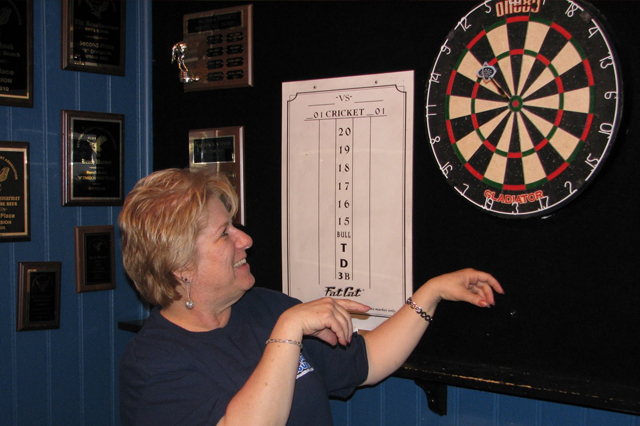
//> input picture IPCV_CW_Submit/dart0.jpg, 640 x 426 px
$ ./darts dart0.jpg   (built with g++ and OpenCV 4)
//> lines starting //> are read from the running program, lines starting //| are printed output that depends on the picture; after the words box and inside, x2 and y2 are one past the last pixel; in counts of white or black regions, pixels touching at a corner belong together
/////////////////////////////////////////////////////////////////////////////
//
// COMS30121 - dartboard.cpp
//
/////////////////////////////////////////////////////////////////////////////

// header inclusion
#include <stdio.h>
#include "opencv2/objdetect/objdetect.hpp"
#include "opencv2/opencv.hpp"
#include "opencv2/core/core.hpp"
#include "opencv2/highgui/highgui.hpp"
#include "opencv2/imgproc/imgproc.hpp"
#include <iostream>
#include <string.h>
#include <stdio.h>

using namespace std;
using namespace cv;

/** Function Headers */
int pullNum(const char* name);
bool rectIntersect(Rect r1, Rect r2, int thresh);
vector<Rect> getTruths( int index );
void detectAndDisplay( Mat frame, vector<Rect> gt );
void groundTruthDraw(Mat frame, vector<Rect> gt);
vector<Rect> getGT(const char* name);

/** Global variables */
String cascade_name = "dartcascade/cascade.xml";
CascadeClassifier cascade;


/** @function main */
int main( int argc, const char** argv )
{
       // 1. Read Input Image
	Mat frame = imread(argv[1], CV_LOAD_IMAGE_COLOR);
//> frame is the input picture: 426 rows x 640 cols, CV_8UC3; mean B, G, R 55.7, 56.9, 65.9

	vector<Rect> gt;

	//Getting correct ground truths for loaded image
	pullNum(argv[1]);
	gt = getGT(argv[1]);
//> gt = 1 Rect (x, y, width, height): [452, 17, 150, 179]
	if (gt.size() == 0) return -1; //Invalid file-name

	// 2. Load the Strong Classifier in a structure called `Cascade'
	if( !cascade.load( cascade_name ) ){ printf("--(!)Error loading\n"); return -1; };

	// 3. Detect dartboards and Display Result
	detectAndDisplay( frame, gt );
	// Draw ground truth rectangles on image
	groundTruthDraw(frame, gt);
	// 4. Save Result Image
	// cout << frame.cols << " " << frame.rows << endl;
	imwrite( "dart_detected.jpg", frame );

	return 0;
}

// [9 lines of commented-out code are left out]
int pullNum(const char* name) {
	int num = 0;
	int unit = 1;
	for (int i = strlen(name) - 5; name[i] > 47 && name[i] < 58; i--) {
		num += (name[i] - 48) * unit;
		unit *= 10;
	}
	return num;
}

vector<Rect> getGT(const char* name) {
	// [16 lines of commented-out code are left out]
	int index = pullNum(name);
	if (index < 0 || index > 16) {
		vector<Rect> none(0);
		return none;
	}
	return getTruths(index);
}

bool rectIntersect(Rect r1, Rect r2, double thresh) {
	//Returns a boolean indicating if the area
	//shared by both rectangles is greater than the threshold
	return ((float) (r1 & r2).area()/(r1|r2).area() > thresh);
}

vector<Rect> getTruths(int index) {
	vector< vector<Rect> > gt(16);
	//Adding ground truth location of dartboards for each image
	gt[0].push_back(Rect(452, 17, 150, 179));
	gt[1].push_back(Rect(193, 134, 201, 191));
	gt[2].push_back(Rect(102, 100, 91, 85));
	gt[3].push_back(Rect(325, 151, 66, 68));
	gt[4].push_back(Rect(175, 90, 210, 209));
	gt[5].push_back(Rect(435, 142, 100, 107));
	gt[6].push_back(Rect(203, 112, 78, 75));
	gt[7].push_back(Rect(248, 163, 160, 163));
	gt[8].push_back(Rect(835, 220, 124, 118));
	gt[8].push_back(Rect(61, 251, 76, 96));
	gt[9].push_back(Rect(195, 38, 248, 248));
	gt[10].push_back(Rect(912, 146, 41, 75));
	gt[10].push_back(Rect(578, 127, 67, 89));
	gt[10].push_back(Rect(91, 103, 103, 115));
	gt[11].push_back(Rect(161, 98, 82, 81));
	gt[11].push_back(Rect(436, 111, 53, 77)); //Maybe too hidden to expect detection
	gt[12].push_back(Rect(154, 72, 66, 146));
	gt[13].push_back(Rect(269, 119, 139, 136));
	gt[14].push_back(Rect(114, 98, 139, 132));
	gt[14].push_back(Rect(982, 95, 135, 125));
	gt[15].push_back(Rect(155, 49, 132, 150));
	return gt[index];
}

void groundTruthDraw(Mat frame, vector<Rect> gt) {
	for (int i = 0; i < gt.size(); i++) {
		rectangle(frame, Point(gt[i].x, gt[i].y), Point(gt[i].x + gt[i].width, gt[i].y + gt[i].height), Scalar( 0, 0, 255 ), 2);
	}
}

/** @function detectAndDisplay */
void detectAndDisplay( Mat frame , vector<Rect> gt)
{
	std::vector<Rect> darts;
	Mat frame_gray;
	int truePos = 0;
	int dartCount = gt.size();
//> dartCount = 1

	// 1. Prepare Image by turning it into Grayscale and normalising lighting
	cvtColor( frame, frame_gray, CV_BGR2GRAY );
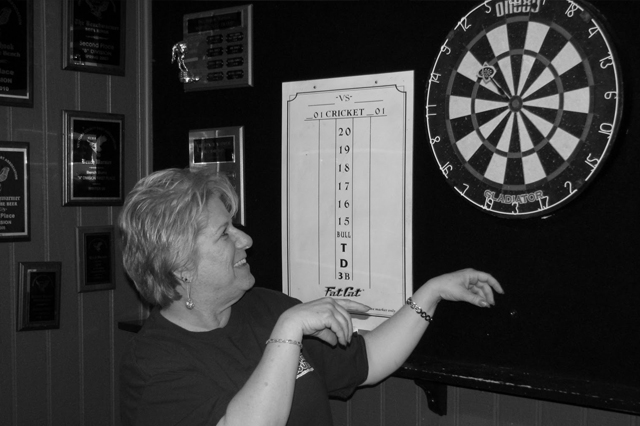
//> frame_gray: 426 rows x 640 cols, CV_8UC1; min 0, max 251, mean 59.4
	equalizeHist( frame_gray, frame_gray );
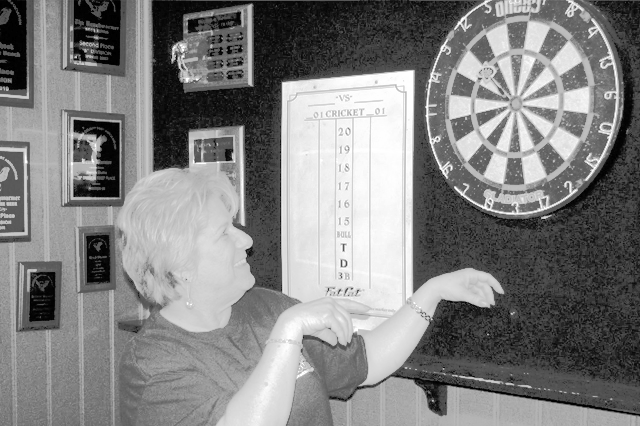
//> frame_gray: 426 rows x 640 cols, CV_8UC1; min 0, max 255, mean 129.4

	// 2. Perform Viola-Jones Object Detection
	cascade.detectMultiScale( frame_gray, darts, 1.1, 1, 0|CV_HAAR_SCALE_IMAGE, Size(50, 50), Size(500,500) );
//> darts = 25 Rects (x, y, width, height), first 8: [407, 88, 52, 52], [2, 171, 59, 59], [317, 204, 56, 56], [2, 208, 59, 59], [579, 234, 60, 60], [512, 246, 59, 59], [570, 323, 54, 54], [197, 28, 65, 65]

       // 3. Print number of dartboards found
	std::cout << darts.size() << std::endl;
//| 25

       // 4. Draw box around dartboards found
	for( int i = 0; i < darts.size(); i++ ) //Exit loop early when all ground truths seen
	{
		bool matchFlag = false;
		rectangle(frame, Point(darts[i].x, darts[i].y), Point(darts[i].x + darts[i].width, darts[i].y + darts[i].height), Scalar( 0, 255, 0 ), 2);
		for (int j = 0; j < gt.size(); j++) {
			if (rectIntersect(darts[i], gt[j], 0.75)) {
				gt.erase(gt.begin() + j);
				matchFlag = true;
				break;
			}
		}
		if (matchFlag) {
			// cout << "Detected dartboard " << i+1 << " " << dartboards[i] << " closely matches ground truth" << endl;
			truePos++;
		}
		else cout << "Detected dartboard " << i+1 << " " << darts[i]  << "doesn't match a ground truth dartboard" << endl;
	}
//> this loop made 25 passes
//| Detected dartboard 1 [52 x 52 from (407, 88)]doesn't match a ground truth dartboard
//| Detected dartboard 2 [59 x 59 from (2, 171)]doesn't match a ground truth dartboard
//| Detected dartboard 3 [56 x 56 from (317, 204)]doesn't match a ground truth dartboard
//| Detected dartboard 4 [59 x 59 from (2, 208)]doesn't match a ground truth dartboard
//| Detected dartboard 5 [60 x 60 from (579, 234)]doesn't match a ground truth dartboard
//| Detected dartboard 6 [59 x 59 from (512, 246)]doesn't match a ground truth dartboard
//| Detected dartboard 7 [54 x 54 from (570, 323)]doesn't match a ground truth dartboard
//| Detected dartboard 8 [65 x 65 from (197, 28)]doesn't match a ground truth dartboard
//> (output is shown up to pass 8 of 25)
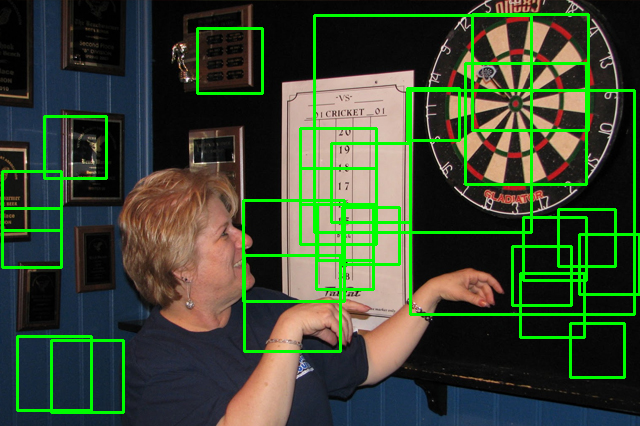
//> frame: 426 rows x 640 cols, CV_8UC3; 8.25% of pixels changed, all inside (x1, y1, x2, y2) = (1, 13, 640, 414)
//> after the loop, truePos = 0
	float precision = (float) truePos/ darts.size(); //ratio of dartboards found correctly, to dartboards detected in image
//> precision = 0
	float recall = (dartCount > 0 ? (float) truePos/dartCount : 1); //True positive rate
//> recall = 0
	float f1 = 2 * ((precision * recall) / (precision + recall)); //Measure of accuracy of classifier
//> f1 = nan
	f1 = (f1 != f1) ? 0 : f1; //f1 != f1 is true if f1 is NaN, as long as -ffast-math compiler flag not used
//> f1 = 0
	cout << truePos << " dartboards out of " << dartCount << " detected correctly." << endl;
//| 0 dartboards out of 1 detected correctly.
	cout << "True positive rate = " <<  recall << endl;
//| True positive rate = 0
	cout << "F1 score = " << f1 << endl;
//| F1 score = 0
//> the loop in groundTruthDraw, `for (int i = 0; i < gt.size(); i++)` made 1 pass
//> after the loop in groundTruthDraw, `for (int i = 0; i < gt.size(); i++)`:
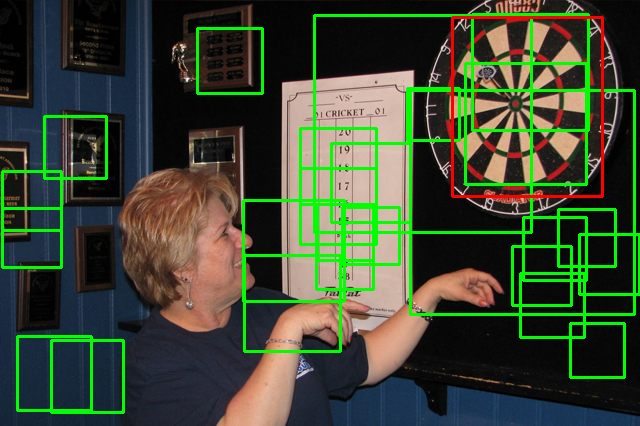
//> frame: 426 rows x 640 cols, CV_8UC3; 0.72% of pixels changed, all inside (x1, y1, x2, y2) = (451, 16, 604, 198)
}

$ run again, with IPCV_CW_Submit/dart4.jpg copied over IPCV_CW_Submit/dart0.jpg
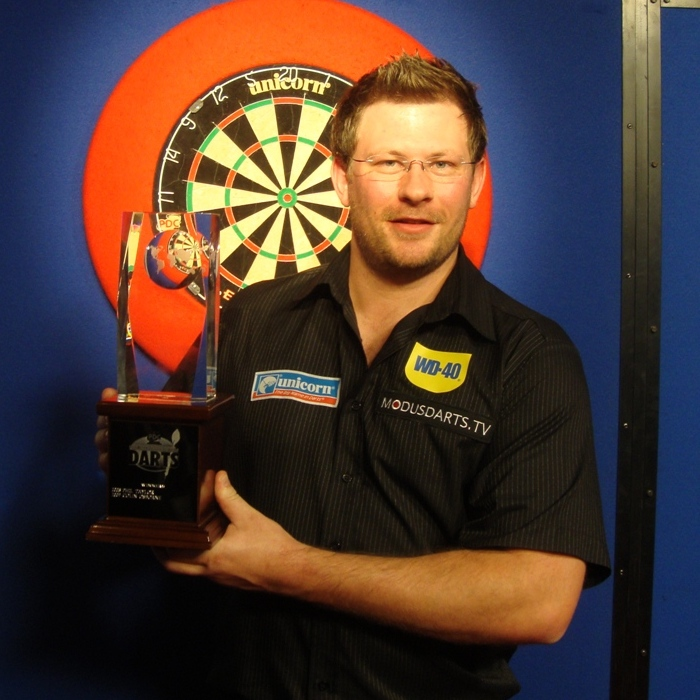
//> input picture IPCV_CW_Submit/dart4.jpg, 700 x 700 px
//> frame is the input picture: 700 rows x 700 cols, CV_8UC3; mean B, G, R 51.3, 58, 77.5
//> gt = 1 Rect (x, y, width, height): [452, 17, 150, 179]
//> dartCount = 1
//> darts = 36 Rects (x, y, width, height), first 8: [597, 76, 66, 66], [231, 152, 112, 112], [592, 201, 63, 63], [95, 238, 62, 62], [506, 327, 54, 54], [193, 327, 54, 54], [518, 363, 57, 57], [363, 382, 52, 52]
//| 36
//> the loop in detectAndDisplay, `for( int i = 0; i < darts.size(); i++ )` made 36 passes
//| Detected dartboard 1 [66 x 66 from (597, 76)]doesn't match a ground truth dartboard
//| Detected dartboard 2 [112 x 112 from (231, 152)]doesn't match a ground truth dartboard
//| Detected dartboard 3 [63 x 63 from (592, 201)]doesn't match a ground truth dartboard
//| Detected dartboard 4 [62 x 62 from (95, 238)]doesn't match a ground truth dartboard
//| Detected dartboard 5 [54 x 54 from (506, 327)]doesn't match a ground truth dartboard
//> (output is shown up to pass 5 of 36)
//> after the loop in detectAndDisplay, `for( int i = 0; i < darts.size(); i++ )`:
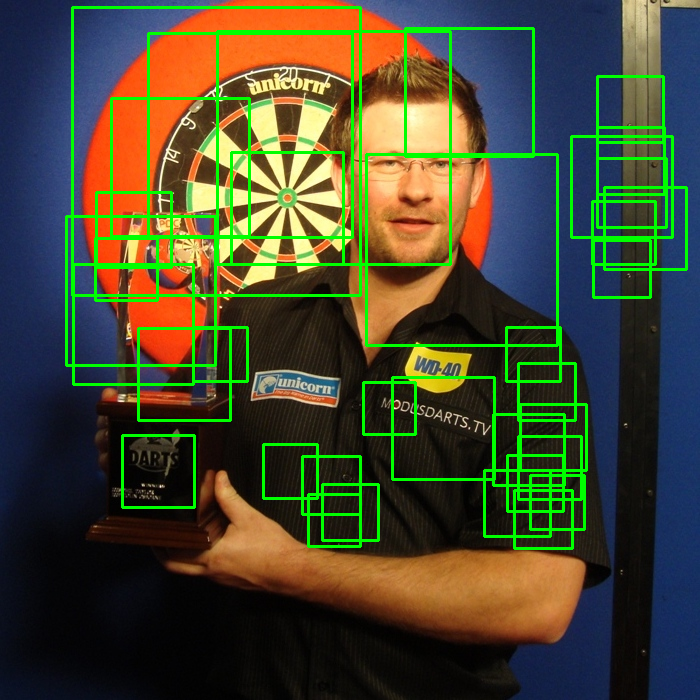
//> frame: 700 rows x 700 cols, CV_8UC3; 7.54% of pixels changed, all inside (x1, y1, x2, y2) = (65, 6, 688, 550)
//> after the loop in detectAndDisplay, `for( int i = 0; i < darts.size(); i++ )`: truePos = 0
//> in detectAndDisplay, `float f1 = 2 * ((precision * recall) / (precision + recall));`: f1 = nan
//> in detectAndDisplay, `f1 = (f1 != f1) ? 0 : f1;`: f1 = 0
//| 0 dartboards out of 1 detected correctly.
//| True positive rate = 0
//| F1 score = 0
//> the loop in groundTruthDraw, `for (int i = 0; i < gt.size(); i++)` made 1 pass
//> after the loop in groundTruthDraw, `for (int i = 0; i < gt.size(); i++)`:
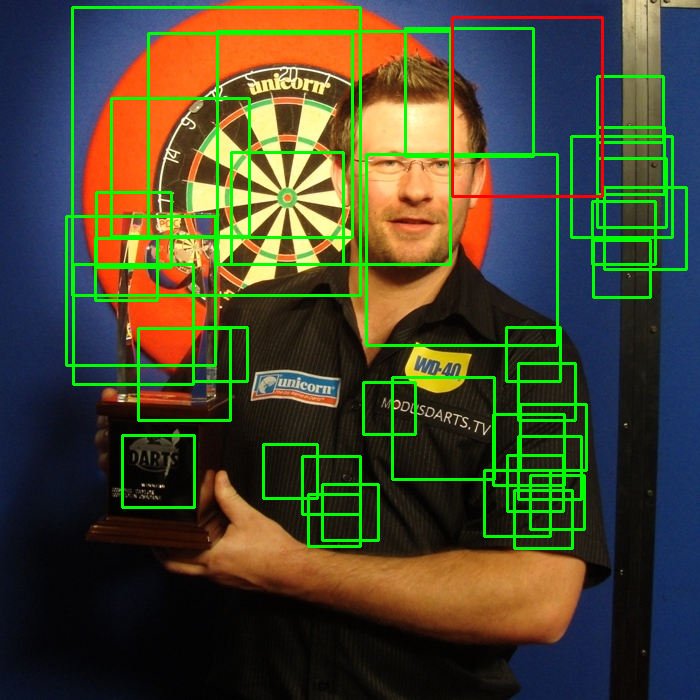
//> frame: 700 rows x 700 cols, CV_8UC3; 0.4% of pixels changed, all inside (x1, y1, x2, y2) = (451, 16, 604, 198)
